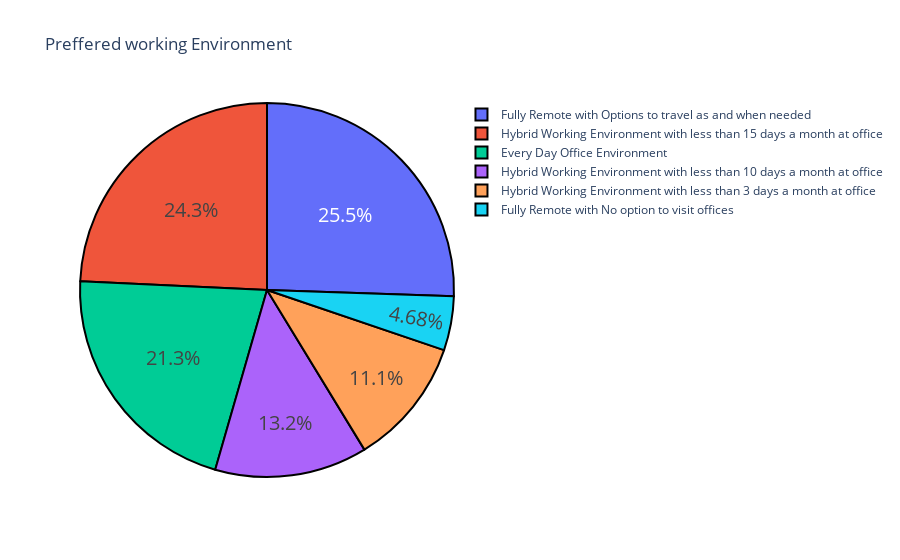

Notebook source saved alongside this figure:
### Code cell
label = work_env.index
count = work_env.values
fig = go.Figure(data = [go.Pie(labels = label, values = count)])
fig.update_layout(title_text = "Preffered working Environment")
fig.update_traces(hoverinfo = 'label+value+percent', 
                  textinfo = 'percent', textfont_size = 20, 
                  marker = dict(line = dict(color = 'black', width = 2)))

fig.show()

### Figure 1 — Plotly figure (JSON) as saved in the notebook; plotly's stock layout.template omitted (floating-point values rounded to 4 significant figures)
{"data": [{"hoverinfo": "label+value+percent", "labels": ["Fully Remote with Options to travel as and when needed", "Hybrid Working Environment with less than 15 days a month at office", "Every Day Office Environment", "Hybrid Working Environment with less than 10 days a month at office", "Hybrid Working Environment with less than 3 days a month at office", "Fully Remote with No option to visit offices"], "marker": {"line": {"color": "black", "width": 2}}, "textfont": {"size": 20}, "textinfo": "percent", "type": "pie", "values": [60, 57, 50, 31, 26, 11]}], "layout": {"title": {"text": "Preffered working Environment"}}}
